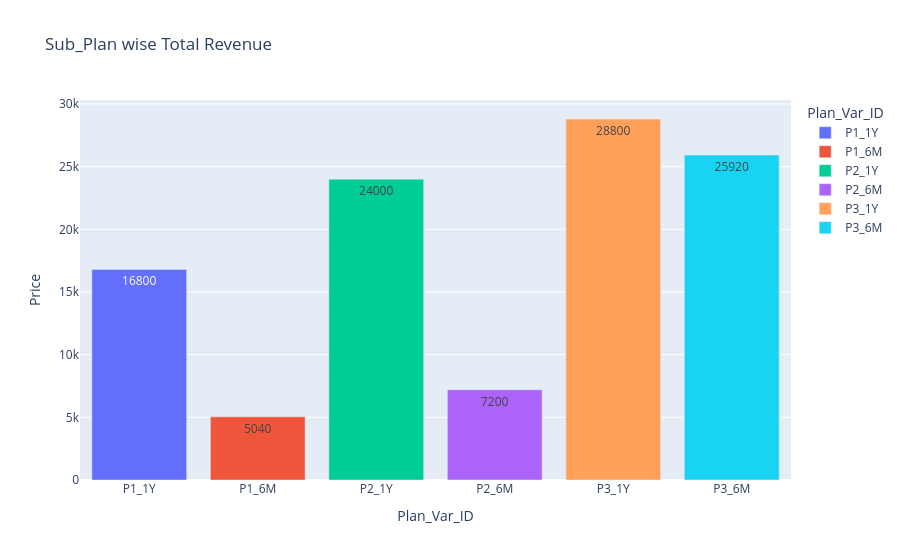

Notebook cell for this chart:
### Code cell
fig = px.bar(data_frame=q6, x='Plan_Var_ID', y='Price', title='Sub_Plan wise Total Revenue',
              text='Price',color='Plan_Var_ID')
fig.show()

### Figure 1 — Plotly figure (JSON) as saved in the notebook; plotly's stock layout.template omitted (floating-point values rounded to 4 significant figures)
{"data": [{"hovertemplate": "Plan_Var_ID=%{x}<br>Price=%{text}<extra></extra>", "legendgroup": "P1_1Y", "marker": {"color": "#636efa", "pattern": {"shape": ""}}, "name": "P1_1Y", "orientation": "v", "showlegend": true, "text": [16800.0], "textposition": "auto", "type": "bar", "x": ["P1_1Y"], "xaxis": "x", "y": [16800.0], "yaxis": "y"}, {"hovertemplate": "Plan_Var_ID=%{x}<br>Price=%{text}<extra></extra>", "legendgroup": "P1_6M", "marker": {"color": "#EF553B", "pattern": {"shape": ""}}, "name": "P1_6M", "orientation": "v", "showlegend": true, "text": [5040.0], "textposition": "auto", "type": "bar", "x": ["P1_6M"], "xaxis": "x", "y": [5040.0], "yaxis": "y"}, {"hovertemplate": "Plan_Var_ID=%{x}<br>Price=%{text}<extra></extra>", "legendgroup": "P2_1Y", "marker": {"color": "#00cc96", "pattern": {"shape": ""}}, "name": "P2_1Y", "orientation": "v", "showlegend": true, "text": [24000.0], "textposition": "auto", "type": "bar", "x": ["P2_1Y"], "xaxis": "x", "y": [24000.0], "yaxis": "y"}, {"hovertemplate": "Plan_Var_ID=%{x}<br>Price=%{text}<extra></extra>", "legendgroup": "P2_6M", "marker": {"color": "#ab63fa", "pattern": {"shape": ""}}, "name": "P2_6M", "orientation": "v", "showlegend": true, "text": [7200.0], "textposition": "auto", "type": "bar", "x": ["P2_6M"], "xaxis": "x", "y": [7200.0], "yaxis": "y"}, {"hovertemplate": "Plan_Var_ID=%{x}<br>Price=%{text}<extra></extra>", "legendgroup": "P3_1Y", "marker": {"color": "#FFA15A", "pattern": {"shape": ""}}, "name": "P3_1Y", "orientation": "v", "showlegend": true, "text": [28800.0], "textposition": "auto", "type": "bar", "x": ["P3_1Y"], "xaxis": "x", "y": [28800.0], "yaxis": "y"}, {"hovertemplate": "Plan_Var_ID=%{x}<br>Price=%{text}<extra></extra>", "legendgroup": "P3_6M", "marker": {"color": "#19d3f3", "pattern": {"shape": ""}}, "name": "P3_6M", "orientation": "v", "showlegend": true, "text": [25920.0], "textposition": "auto", "type": "bar", "x": ["P3_6M"], "xaxis": "x", "y": [25920.0], "yaxis": "y"}], "layout": {"barmode": "relative", "legend": {"title": {"text": "Plan_Var_ID"}, "tracegroupgap": 0}, "title": {"text": "Sub_Plan wise Total Revenue"}, "xaxis": {"anchor": "y", "categoryarray": ["P1_1Y", "P1_6M", "P2_1Y", "P2_6M", "P3_1Y", "P3_6M"], "categoryorder": "array", "domain": [0, 1], "title": {"text": "Plan_Var_ID"}}, "yaxis": {"anchor": "x", "domain": [0, 1], "title": {"text": "Price"}}}}
